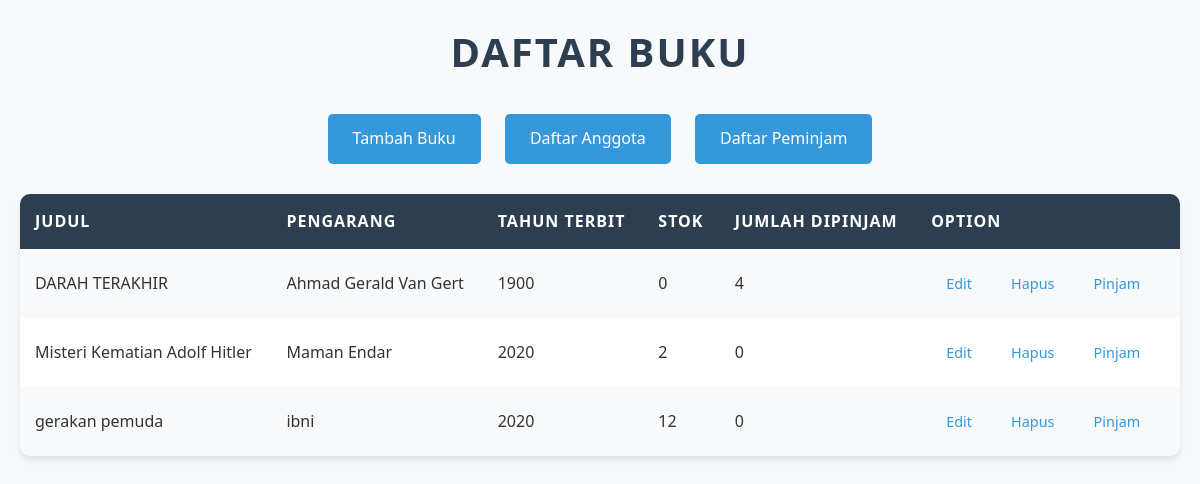
The page / on the database its author committed.
### tables this page shows
CREATE TABLE `buku` (
  `id` int(11) NOT NULL,
  `judul` varchar(255) NOT NULL,
  `penulis` varchar(255) NOT NULL,
  `tahun_terbit` int(11) NOT NULL,
  `stok` int(11) NOT NULL,
  `jumlah_peminjaman` int(11) NOT NULL
);

### index.php (the view, shortened to what this page needs)
<?php include 'koneksi.php' ?>
<!DOCTYPE html>
<html lang="en">
<head>
    <link rel="stylesheet" href="pertama.css">
</head>
<body>
    <h1>Daftar Buku</h1>
    <div class="button-container">
        <a href="tambah_buku.php" class="tambah-buku">Tambah Buku</a>
        <a href="daftar_anggota.php" class="daftar_anggota">Daftar Anggota</a>
        <a href="daftar_peminjam.php" class="daftar-peminjam">Daftar Peminjam</a>
    </div>
    <table>
        <tr>
            <th>Judul</th>
            <th>Pengarang</th>
            <th>Tahun Terbit</th>
            <th>Stok</th>
            <th>Jumlah Dipinjam</th>
            <th>Option</th>
        </tr>
        <?php
        $query = "SELECT * FROM buku";
        $result = mysqli_query($koneksi, $query);
        while ($row = mysqli_fetch_assoc($result)) {
            echo "<tr>
                    <td>" . $row['judul'] . "</td>
                    <td>" . $row['penulis'] . "</td>
                    <td>" . $row['tahun_terbit'] . "</td>
                    <td>" . $row['stok'] . "</td>
                    <td>" . $row['jumlah_peminjaman'] . "</td>
                    <td>
                        <a href='edit_buku.php?id=" . $row['id'] . "'>Edit</a>
                        <a href='hapus_buku.php?id=" . $row['id'] . "' onclick='return confirm(\"Apakah anda yakin ingin menghapus data ini?\")'>Hapus</a>
                        <a href='pinjam_buku.php?id=" . $row['id'] . "'>Pinjam</a>
                    </td>
                </tr>";
        }
        ?>
    </table>
</body>
</html>

### pertama.css (style rules this page uses)
* { margin: 0; padding: 0; box-sizing: border-box; }
body { font-family: 'Segoe UI', Tahoma, Geneva, Verdana, sans-serif; background-color: #f8f9fa; color: #333; line-height: 1.6; padding: 20px; }
h1 { text-align: center; margin-bottom: 30px; font-size: 2.5rem; color: #2c3e50; text-transform: uppercase; letter-spacing: 2px; }
a { text-decoration: none; color: #3498db; transition: color 0.3s ease; }
.button-container { text-align: center; margin-bottom: 30px; }
.button-container a { display: inline-block; margin: 0 10px; padding: 12px 25px; background-color: #3498db; color: white; border-radius: 5px; font-size: 1rem; transition: background-color 0.3s ease, transform 0.2s ease; }
table { width: 100%; border-collapse: collapse; margin-bottom: 20px; background-color: white; box-shadow: 0 4px 6px rgba(0, 0, 0, 0.1); border-radius: 10px; overflow: hidden; }
th, td { padding: 15px; text-align: left; }
th { background-color: #2c3e50; color: white; font-weight: bold; text-transform: uppercase; letter-spacing: 1px; }
tr:nth-child(even) { background-color: #f8f9fa; }
td a { display: inline-block; padding: 8px 15px; border-radius: 5px; font-size: 0.9rem; margin-right: 5px; transition: background-color 0.3s ease, transform 0.2s ease; }

### rows shown on the page
buku: judul "DARAH TERAKHIR", penulis "Ahmad Gerald Van Gert", tahun_terbit "1900", stok "0", jumlah_peminjaman "4"
buku: judul "Misteri Kematian Adolf Hitler", penulis "Maman Endar", tahun_terbit "2020", stok "2", jumlah_peminjaman "0"
buku: judul "gerakan pemuda", penulis "ibni", tahun_terbit "2020", stok "12", jumlah_peminjaman "0"
